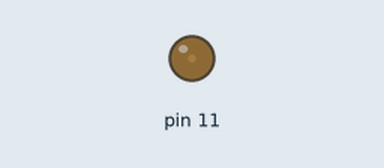
Simulated run of this sketch. Board: Arduino Uno, built with avr-gcc and run on an emulated ATmega328P. Parts: output pins drawn as LEDs (lit = HIGH).

Above: at 0.05 s.
At 1.5 s:
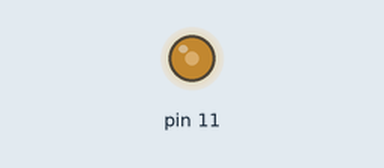
At 3.0 s:
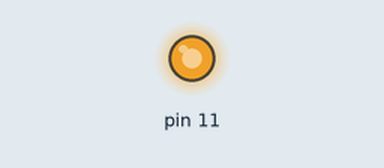
Timing chart, 0 to 6.9 s (numbered marks = the images above):
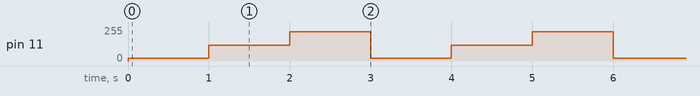

The sketch:

pwmledKontrol.ino
```cpp
void setup() {
  // put your setup code here, to run once:
  pinMode(11, OUTPUT);
}

void loop() {
  // put your main code here, to run repeatedly:
  analogWrite(11, 20);
  delay(1000);
  analogWrite(11, 120);
  delay(1000);

  analogWrite(11, 220);
  delay(1000);
}
```

Measured:
- by itself, pin 11: repeats every 3.0 s: 120/255 1.0 s, 220/255 1.0 s, 20/255 1.0 s
